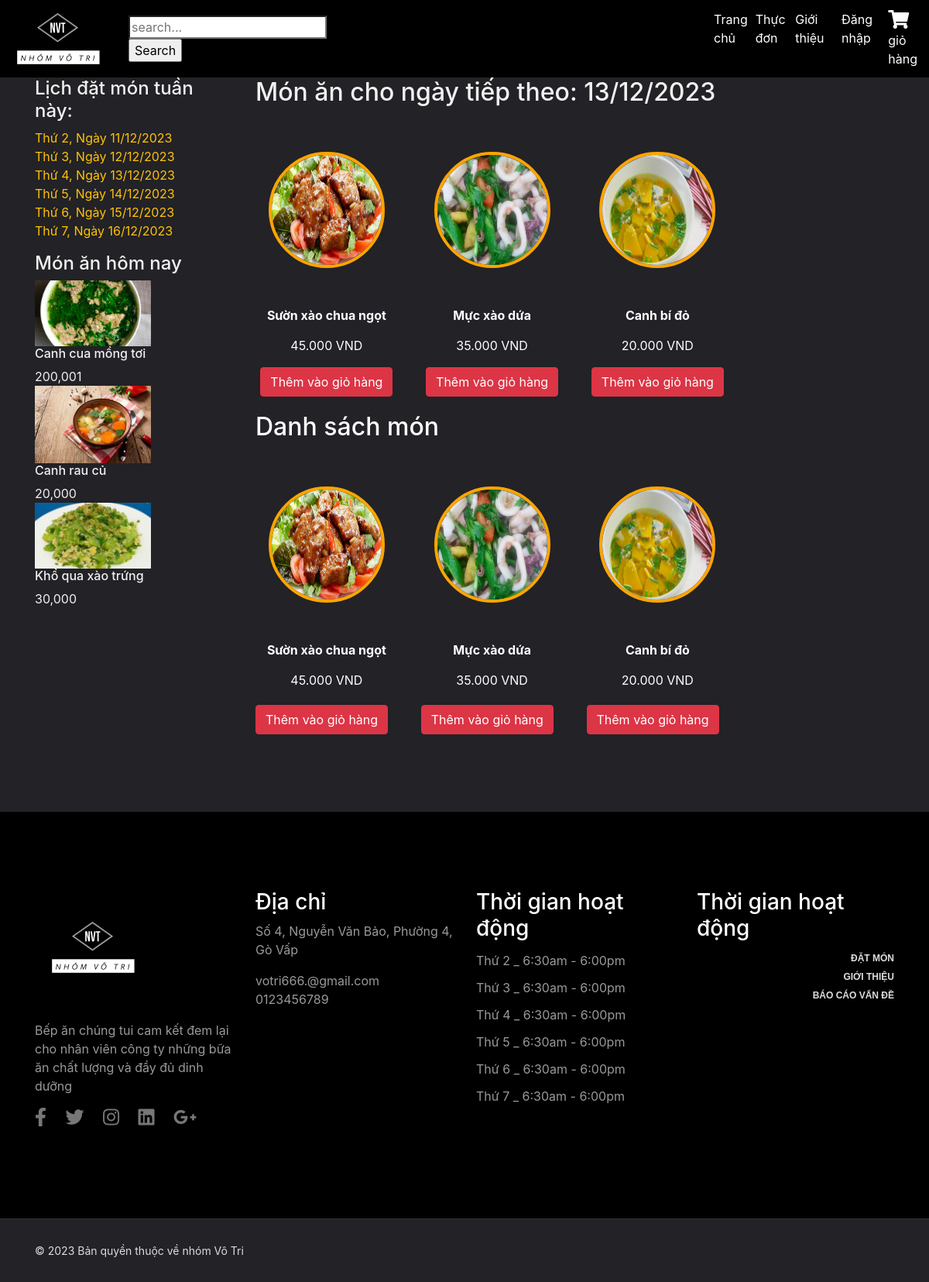
The app's page /?mod=menus&date=2023-12-13 with its own data.
### tables this page shows
CREATE TABLE `chitietthucdon` (
  `idthucdon` int(2) NOT NULL,
  `id_monan` int(2) NOT NULL
);

CREATE TABLE `monan` (
  `id_monan` int(2) NOT NULL,
  `tenmonan` varchar(50) NOT NULL,
  `mota` varchar(300) NOT NULL,
  `hinhanh` varchar(150) NOT NULL,
  `gia` int(11) NOT NULL,
  `id_loaimonan` int(2) NOT NULL
);

### Model/mMonan.php (called while the page is built, shortened)
<?php
include_once("ketnoi.php");
class modelMonan
{
    function selectAllMonAnThucdonbyDate($date)
    {
        $p = new KetNoiDB();
        if ($p->moKetNoi($con)) {
            $query = "SELECT * FROM thucdon JOIN chitietthucdon ON thucdon.idthucdon = chitietthucdon.idthucdon
            JOIN monan ON chitietthucdon.id_monan = monan.id_monan WHERE ngaytao = '$date'";
            $result = $con->query($query);
            if ($result) {
                return $result;
            } else {
                echo "Lỗi truy vấn: " . $con->error;
            }
        } else {
            return false;
        }
    }
    function SelectAllLoaiThucDon()
    {
        $p = new KetNoiDB();
        if ($p->moKetNoi($con)) {
            $query = "SELECT * FROM loai_thucdon";
            $result = $con->query($query);
            if ($result) {
                $data = array();
                while ($row = $result->fetch_assoc()) {
                    $data[] = $row;
                }
                return $data;
            } else {
                echo "Lỗi truy vấn: " . $con->error;
            }
        } else {
            return false;
        }
    }
}
?>

### Controller/cMonan.php (called while the page is built, shortened)
<?php
include_once("Model/mMonan.php");
class controlMonan
{
    function getAllMonAnThucdonbyDate($date)
    {
        $p = new modelMonan();
        $tbl = $p->selectAllMonAnThucdonbyDate($date);
        return $tbl;
    }
}
?>

### Model/ketnoi.php (called while the page is built, shortened)
<?php
class KetNoiDB
{
    function moKetNoi(& $con)
    {
        $con = new mysqli("localhost", "root", "", "bepan_votri");
        $con->set_charset("utf8");
        return $con;
    }
}
?>

### View/vMonan.php (the view, shortened to what this page needs)
<?php
include "Includes/templates/header.php";
include "Includes/templates/navbar.php";
include("Controller/cMonan.php");
$p = new controlMonan();
if (isset($_REQUEST['idloai'])) {
    $cate = $_REQUEST['idloai'];
    $dish = $p->getAllMonanbyLoai($cate);
} elseif (isset($_REQUEST['search'])) {
    $search = $_REQUEST['search'];
    $dish = $p->getSearch($search);
}elseif(isset($_REQUEST['cm'])){
    $cm = $_REQUEST['cm'];
    $dish = $p->getAllMonAnLoaiThucdon($cm);
}
elseif (isset($_REQUEST['date'])){
    $ngay = $_REQUEST['date'];
    $dish = $p->getAllMonAnThucdonbyDate($ngay);
}
 else {
    $dish = $p->getAllMonAnThucdon();
}
?>
<section style="padding: 100px 0 100px; background-color: #222227;">
  <div class="container">
    <div class="row">
    <div class="col-lg-3 col-md-5">
      <div class="sidebar">
        <div class="sidebar__item">
          <h4 class="txt">Lịch đặt món tuần này:</h4>
          <ul>
            <?php
            $days = array('monday', 'tuesday', 'wednesday', 'thursday', 'friday', 'saturday');
            $menu = array();
            foreach ($days as $index => $day) {
              $timestamp = strtotime('this week ' . $day);
              $menu[$index] = date('d/m/Y', $timestamp);
              $newDate[$index] = date_format(date_create_from_format('d/m/Y',  $menu[$index]), 'Y-m-d');
            ?>
            <li><a class="text-warning" href="index.php?mod=menus&act=list&date=<?php echo $newDate[$index] ?>">Thứ <?php echo $index + 2 ?>, Ngày <?php echo $menu[$index];  ?></a></li>
            <?php
            } ?>
          </ul>
        </div>
        <div class="sidebar__item">
          <div class="latest-product__text">
            <h4 class="txt">Món ăn hôm nay</h4>
            <?php $today = date("Y-m-d");
            $menuToday = $p->getAllMonAnThucdonbyDate($today);
            if ($menuToday) {
              foreach ($menuToday as $item) {
            ?>
                <div class="latest-product__slider owl-carousel">
                  <div class="latest-prdouct__slider__item">
                    <a href="#" class="latest-product__item">
                      <div class="latest-product__item__pic">
                        <img style="width: 150px;" src="Design/image/<?php echo $item['hinhanh'] ?>" alt="">
                      </div>
                      <div class="latest-product__item__text">
                        <h6 class="txt"><?php echo $item['tenmonan'] ?></h6>
                        <span class="txt"><?php echo number_format($item['gia']) ?>
                        </span>
                      </div>
                    </a>
                  </div>
                </div>
            <?php }
            } ?>
          </div>
        </div>
      </div>
      </div>
        <div class="col-md-9">
        <div class="product__discount">
        <?php
            $today = new DateTime();
            if ($today->format('N') == 6 || $today->format('N') == 7) {
                $tomorrow = $today->modify('next Monday')->format('Y-m-d');
            } else {
                $tomorrow = $today->add(new DateInterval('P1D'))->format('Y-m-d');
            }
            $ngaytt = (new DateTime($tomorrow))->format("d/m/Y");
        ?>
                    <div class="section-title product__discount__title">
                        <h2 class="txt">Món ăn cho ngày tiếp theo: <?php echo $ngaytt  ?></h2>
                    </div>
                    <?php
                        $tomorrow = new DateTime();
                        $tomorrow->add(new DateInterval('P1D'));
                        $tomorrow_date = $tomorrow->format('Y-m-d');
                        $menuTomorrow = $p->getAllMonAnThucdonbyDate($tomorrow_date);
                    ?>
<div class="menu-items-container">
    <?php
    $dem = 0;
    $total_tomorrow = $menuTomorrow->num_rows;
    while ($row_tomorrow = $menuTomorrow->fetch_assoc()) :
        if ($dem % 4 == 0) {
            echo '<div class="row">';
        }
    ?>
        <div class="col-md-3 menu-item">
            <a href="?mod=chitiet&id=<?php echo $row_tomorrow['id_monan']; ?>&date=<?php echo $_GET['date'] ?>" onclick="showDetails(this)">
                <div class="thumbnail" style="cursor:pointer">
                    <div class="menu-image">
                        <div class="circular-image">
                            <img src="Design/image/<?php echo $row_tomorrow['hinhanh']; ?>" style="width: 150px; height: 150px; border-radius: 50%; border: 4px solid orange;" />
                        </div>
                    </div>
                    <p class="text-white"><b><?php echo $row_tomorrow['tenmonan']; ?></b></p>
                    <p class="text-white"><?php echo number_format($row_tomorrow['gia'], 0, ',', '.'); ?> VND</p>
                    <a href="index.php?mod=cart&act=Add&id_monan=<?php echo $row_tomorrow['id_monan']; ?>&date=<?php echo $_GET['date'] ?>" class="btn btn-danger">Thêm vào giỏ hàng</a>
                </div>
            </a>
        </div>
    <?php
        $dem++;
        if ($dem % 4 == 0 || $dem == $total_tomorrow) {
            echo '</div>';
        }
    endwhile;
    ?>
</div>
<h2 class="text-white">Danh sách món </h2>
<?php
echo '<div class="menu-items-container">';
$dem = 0;
$dish->data_seek(0);
$totalItems = $dish->num_rows;
$today = new DateTime(null, new DateTimeZone('Asia/Ho_Chi_Minh'));
if (!isset($_REQUEST['date'])) {
    $selectedDate = null;
} else {
    $selectedDate = new DateTime($_REQUEST['date'], new DateTimeZone('Asia/Ho_Chi_Minh'));
}
while ($row = $dish->fetch_assoc()) {
    if ($dem % 4 === 0) {
        echo '<div class="row">';
    }
    echo '<div class="col-md-3 menu-item">';
    if ($selectedDate > $today) {
        echo '<a href="?mod=chitiet&id='. $row['id_monan']. '&date='. $_GET['date'].'" onclick="showDetails(this)">';
        echo '<div class="thumbnail" style="cursor:pointer">';
        echo '<div class="menu-image">';
        echo '<div class="circular-image">';
        echo '<img src="Design/image/' . $row['hinhanh'] . '" style="width: 150px; height: 150px; border-radius: 50%; border: 4px solid orange;" />';
        echo '</div>';
        echo '</div>';
        echo '<p class="text-white"><b>' . $row['tenmonan'] . '</b></p>';
        echo '<p class="text-white">' . number_format($row['gia'], 0, ',', '.') . ' VND</p>';
        echo '</div>';
        echo '</a>';
        echo '<div class="buttondatmon">';
        echo '<a href="index.php?mod=cart&act=Add&id_monan=' . $row['id_monan'] . '&date=' . $_GET['date'] . '" class="btn btn-danger">Thêm vào giỏ hàng</a>';
        echo '</div>';
    }
    echo '</div>';
    if (($dem + 1) % 4 === 0 || $dem + 1 === $totalItems) {
        echo '</div>';
    }
    $dem++;
}
echo '</div>';
?>
    </div>
  </div>
</section>
<section class="widget_section" style="background-color: black;padding: 100px 0;">
        <div class="container">
            <div class="row">
                <div class="col-lg-3 col-md-6">
                <img src="./Design/images/Nhom_vo_tri_logos_white.png" alt="Restaurant Logo" style="width: 150px;margin-bottom: 20px;">
                    <div class="footer_widget">
                        <p>
                            Bếp ăn chúng tui cam kết đem lại cho nhân viên công ty những bữa ăn chất lượng và đầy đủ dinh dưỡng
                        </p>
                        <ul class="widget_social">
                            <li><a href="#" data-toggle="tooltip" title="Facebook"><i class="fab fa-facebook-f fa-2x"></i></a></li>
                            <li><a href="#" data-toggle="tooltip" title="Twitter"><i class="fab fa-twitter fa-2x"></i></a></li>
                            <li><a href="#" data-toggle="tooltip" title="Instagram"><i class="fab fa-instagram fa-2x"></i></a></li>
                            <li><a href="#" data-toggle="tooltip" title="LinkedIn"><i class="fab fa-linkedin fa-2x"></i></a></li>
                            <li><a href="#" data-toggle="tooltip" title="Google+"><i class="fab fa-google-plus-g fa-2x"></i></a></li>
                        </ul>
                    </div>
                </div>
                <div class="col-lg-3 col-md-6">
                     <div class="footer_widget">
                        <h3>Địa chỉ</h3>
                        <p>
                            Số 4, Nguyễn Văn Bảo, Phường 4, Gò Vấp
                        </p>
                        <p>
                            votri666.@gmail.com <br>
                            0123456789
                        </p>
                     </div>
                </div>
                <div class="col-lg-3 col-md-6">
                    <div class="footer_widget">
                        <h3>
                            Thời gian hoạt động
                        </h3>
                        <ul class="opening_time">
                            <li>Thứ 2 _ 6:30am - 6:00pm</li>
                            <li>Thứ 3 _ 6:30am - 6:00pm</li>
                            <li>Thứ 4 _ 6:30am - 6:00pm</li>
                            <li>Thứ 5 _ 6:30am - 6:00pm</li>
                            <li>Thứ 6 _ 6:30am - 6:00pm</li>
                            <li>Thứ 7 _ 6:30am - 6:00pm</li>
                        </ul>
                    </div>
                </div>
                <div class="col-lg-3 col-md-6">
						<div class="footer_widget">
                        <h3>
                            Thời gian hoạt động
                        </h3>
						<ul class="footer_social">
							<li><a href="#">Đặt món</a></li> <br>
							<li><a href="#">Giới thiệu</a></li><br>
							<li><a href="#">Báo cáo vấn đề</a></li><br>
						</ul>
                    </div>
					</div>
            </div>
        </div>
    </section>
<?php include_once ("Includes/templates/footer.php"); ?>

### records on screen
chitietthucdon: id_monan.hinhanh (picture), id_monan.tenmonan "Canh cua mồng tơi", id_monan.gia "200,001"
chitietthucdon: id_monan.hinhanh (picture), id_monan.tenmonan "Canh rau củ", id_monan.gia "20,000"
chitietthucdon: id_monan.hinhanh (picture), id_monan.tenmonan "Khổ qua xào trứng", id_monan.gia "30,000"
chitietthucdon: id_monan.hinhanh (picture), id_monan.tenmonan "Sườn xào chua ngọt", id_monan.gia "45.000"
chitietthucdon: id_monan.hinhanh (picture), id_monan.tenmonan "Mực xào dứa", id_monan.gia "35.000"
chitietthucdon: id_monan.hinhanh (picture), id_monan.tenmonan "Canh bí đỏ", id_monan.gia "20.000"

### other values on screen
$menu[$index] "11/12/2023"
$menu[$index] "12/12/2023"
$menu[$index] "13/12/2023"
$menu[$index] "14/12/2023"
$menu[$index] "15/12/2023"
$menu[$index] "16/12/2023"
$ngaytt "13/12/2023"
